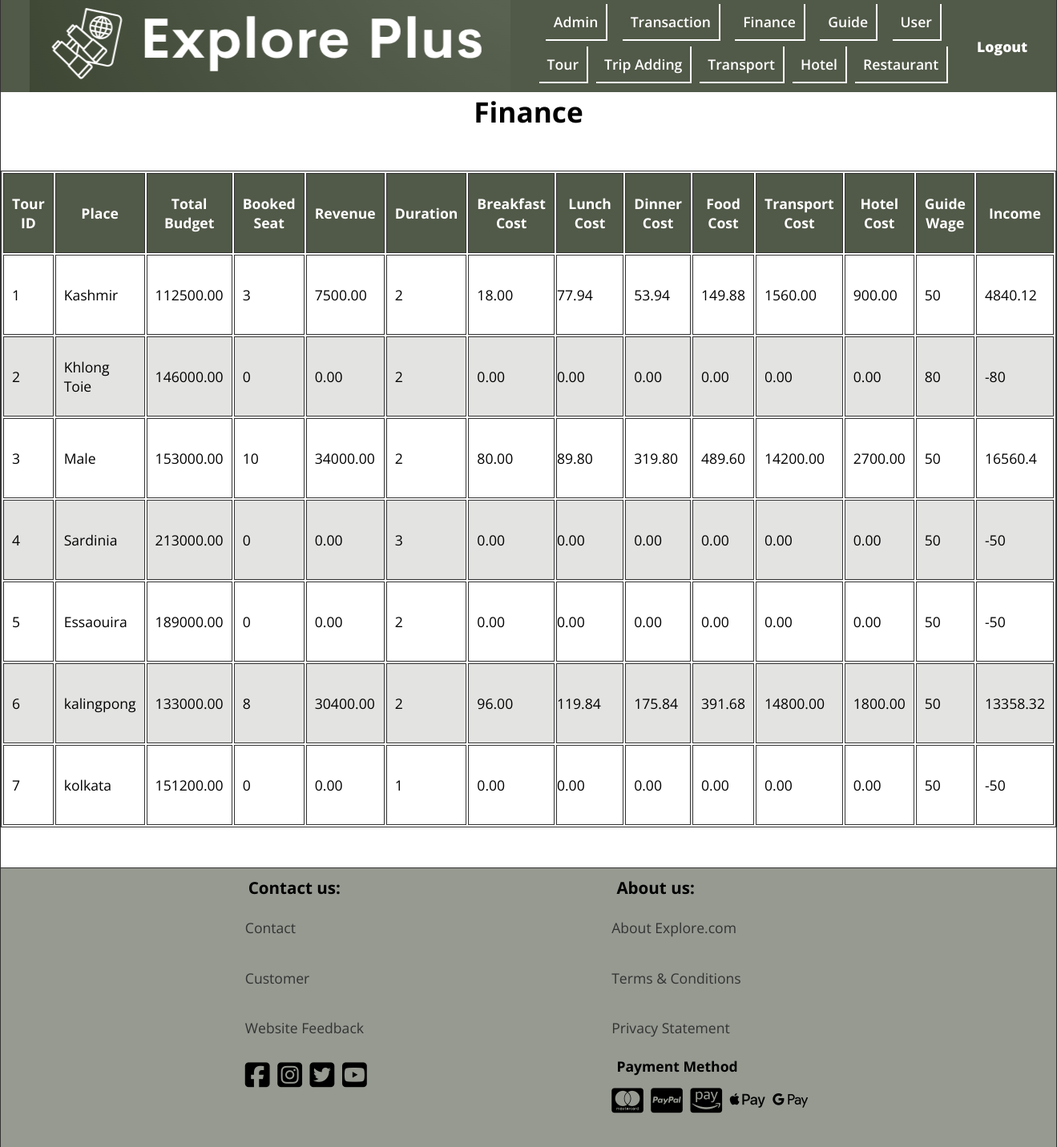
The app's page /Admin/finance.php with its own data.
### tables this page shows
CREATE TABLE `tour` (
  `tour_id` int(11) NOT NULL,
  `about` text DEFAULT NULL,
  `place_name` varchar(100) DEFAULT NULL,
  `country` varchar(50) DEFAULT NULL,
  `city` varchar(50) DEFAULT NULL,
  `budget` decimal(10,2) DEFAULT NULL,
  `available_seat` int(11) DEFAULT NULL,
  `start_date` datetime DEFAULT NULL,
  `finish_date` datetime DEFAULT NULL,
  `map` varchar(100) DEFAULT NULL,
  `FAQ` text DEFAULT NULL,
  `menu_id` int(11) DEFAULT NULL,
  `hotel_id` int(11) DEFAULT NULL,
  `guide_username` varchar(50) DEFAULT NULL,
  `photo` blob DEFAULT NULL,
  `continent` varchar(20) NOT NULL,
  `capacity` int(11) NOT NULL
);

### Admin/finance.php (the view, shortened to what this page needs)
<?php
$conn = mysqli_connect("localhost","root","","explore_plus");
$sql = "SELECT t.tour_id ,t.place_name ,t.budget*t.capacity as total_budget ,
       (t.capacity - t.available_seat) as booked_seat ,(IFNULL(t.budget,0)*(t.capacity - t.available_seat))as revenue ,
       DATEDIFF(t.finish_date,t.start_date)  as duration,(breakfast_item.bcost*(t.capacity - t.available_seat)*DATEDIFF(t.finish_date,t.start_date)) as break_cost,
            (lunch_item.lcost*(t.capacity - t.available_seat)*DATEDIFF(t.finish_date,t.start_date))  as lunch_cost,
            (dinner_item.dcost*(t.capacity - t.available_seat)*DATEDIFF(t.finish_date,t.start_date))  as dinner_cost,
            (breakfast_item.bcost*(t.capacity - t.available_seat)*DATEDIFF(t.finish_date,t.start_date)) + (lunch_item.lcost*(t.capacity - t.available_seat)*DATEDIFF(t.finish_date,t.start_date)) + (dinner_item.dcost*(t.capacity - t.available_seat)*DATEDIFF(t.finish_date,t.start_date)) as food_cost
            , (h.price*CEIL((t.capacity - t.available_seat)/4)*DATEDIFF(t.finish_date,t.start_date)) as hotel_cost,
              ((SELECT sum(tr.price) from transport tr where tr.tour_id IS NOT NULL and tr.tour_id=t.tour_id)*(t.capacity - t.available_seat))as trans_cost, g.wage as guide_cost
            from tour t
            left join enrollment e
            on t.tour_id = e.tour_id
            left join payment p
            on e.payment_id = p.payment_id
            inner join hotel h
            on t.hotel_id = h.hotel_id
            inner join menu
            on t.menu_id = menu.menu_id
            inner join menu_breakfast mb
            on menu.menu_id = mb.menu_id
            inner join breakfast_item
            on mb.breakfast = breakfast_item.breakfast
            inner join menu_lunch
            on menu.menu_id = menu_lunch.menu_id
            inner join lunch_item
            on menu_lunch.lunch = lunch_item.lunch
            inner join menu_dinner
            on menu.menu_id = menu_dinner.menu_id
            inner join dinner_item
            on menu_dinner.dinner = dinner_item.dinner
            inner join guide g
             on g.username = t.guide_username
            group by t.tour_id";
$result = mysqli_query($conn,$sql);
$tours = mysqli_fetch_all($result,MYSQLI_ASSOC);
?>
<!DOCTYPE html>
<html lang="en">
<head>
    <link rel="stylesheet" href="../css/style.css">
    <link rel="stylesheet" href="https://cdnjs.cloudflare.com/ajax/libs/font-awesome/6.5.1/css/all.min.css" />
</head>
<body>
<header class="header admin">
    <div class="header__logo">
        <figure>
            <img src="../img/logo3.png" alt="logo" title="logo" height="115" width="600">
        </figure>
    </div>
    <nav class="header__nav nav__admin">
        <ul class="header__ul header__admin">
            <li><a href="admin.php">Admin</a></li>
            <li><a href="transaction.php">Transaction</a></li>
            <li><a href="finance.php">Finance</a></li>
            <li><a href="guide.php">Guide</a></li>
            <li><a href="user_list.php">User</a></li>
        </ul>
        <ul class="header__ul header__admin">
            <li><a href="tour_condition.php">Tour</a></li>
            <li><a href="trip_crud/trip_adding.php">Trip Adding</a></li>
            <li><a href="transportation_info.php">Transport</a></li>
            <li><a href="hotel_info.php">Hotel</a></li>
            <li><a href="restaurant_info.php">Restaurant</a></li>
        </ul>
    </nav>
    <div class="admin__logout"><a href="admin_login.php">Logout</a></div>
</header>
<main class="main main__table-container">
    <h1 class="center">Finance</h1>
    <table class="main__table">
        <thead>
        <tr>
            <th id="hotel-id" scope="col" class="table__head">Tour ID</th>
            <th id="type" scope="col" class="table__head">Place</th>
            <th id="name" scope="col" class="table__head">Total <br> Budget</th>
            <th id="price" scope="col" class="table__head">Booked<br>Seat</th>
            <th id="available-room" scope="col" class="table__head">Revenue</th>
            <th id="place" scope="col" class="table__head">Duration</th>
            <th id="map" scope="col" class="table__head">Breakfast <br> Cost</th>
            <th id="map" scope="col" class="table__head">Lunch <br> Cost</th>
            <th id="map" scope="col" class="table__head">Dinner <br> Cost</th>
            <th id="map" scope="col" class="table__head">Food <br> Cost</th>
            <th id="picture" scope="col" class="table__head">Transport <br> Cost</th>
            <th id="edit" scope="col" class="table__head">Hotel <br> Cost</th>
            <th id="edit" scope="col" class="table__head">Guide <br> Wage</th>
            <th id="edit" scope="col" class="table__head">Income</th>
        </tr>
        </thead>
        <tbody class="table__body">
        <?php foreach ($tours as $tour): ?>
            <tr>
                <td class="table__item"><?php echo htmlspecialchars($tour['tour_id'])?></td>
                <td class="table__item"><?php echo htmlspecialchars($tour['place_name'])?></td>
                <td class="table__item"><?php echo htmlspecialchars($tour['total_budget'])?></td>
                <td class="table__item"><?php echo htmlspecialchars($tour['booked_seat'])?></td>
                <td class="table__item"><?php echo htmlspecialchars($tour['revenue'])?></td>
                <td class="table__item"><?php echo htmlspecialchars($tour['duration'])?></td>
                <td class="table__item"><?php echo htmlspecialchars($tour['break_cost'])?></td>
                <td class="table__item"><?php echo htmlspecialchars($tour['lunch_cost'])?></td>
                <td class="table__item"><?php echo htmlspecialchars($tour['dinner_cost'])?></td>
                <td class="table__item"><?php echo htmlspecialchars($tour['food_cost'])?></td>
                <td class="table__item"><?php echo htmlspecialchars($tour['trans_cost'])?></td>
                <td class="table__item"><?php echo htmlspecialchars($tour['hotel_cost'])?></td>
                <td class="table__item"><?php echo htmlspecialchars($tour['guide_cost'])?></td>
                <td class="table__item"><?php echo ($tour['revenue'] - $tour['food_cost'] - $tour['trans_cost'] - $tour['hotel_cost'] - $tour['guide_cost'])?></td>
            </tr>
        <?php endforeach; ?>
        </tbody>
    </table>
</main>
<footer class="footer admin-foot">
    <div class="footer__contact">
        <h3 class="footer__h3">Contact us:</h3>
        <ul class="footer__ul">
            <li><a href="../footerPage/contact_us.html">Contact</a></li>
            <li><a href="../footerPage/customer.html">Customer</a></li>
            <li><a href="../footerPage/website_feedback.php">Website Feedback</a></li>
        </ul>
        <div class="footer__icons">
            <i class="fa-brands fa-square-facebook"></i>
            <i class="fa-brands fa-square-instagram"></i>
            <i class="fa-brands fa-square-twitter"></i>
            <i class="fa-brands fa-square-youtube"></i>
        </div>
    </div>
    <div class="footer__about">
        <h3 class="footer__h3">About us:</h3>
        <ul class="footer__ul">
            <li><a href="../footerPage/about__us.html">About Explore.com</a></li>
            <li><a href="../footerPage/terms_condition.html">Terms &amp; Conditions</a></li>
            <li><a href="../footerPage/privacy_statement.html">Privacy Statement</a></li>
        </ul>
        <h4 class="footer__h3">Payment Method</h4>
        <div class="footer__icons">
            <i class="fa-brands fa-cc-mastercard"></i>
            <i class="fa-brands fa-cc-paypal"></i>
            <i class="fa-brands fa-cc-amazon-pay"></i>
            <i class="fa-brands fa-apple-pay"></i>
            <i class="fa-brands fa-google-pay"></i>
        </div>
    </div>
</footer>

### css/style.css (style rules this page uses)
*, *::after, *::before { margin: 0; padding: 0; box-sizing: border-box; }
img { display: block; max-width: 100%; height: auto; }
:root { --FF: 'Open Sans', sans-serif; --FS: clamp(1rem,2.2vh,1.5rem); --FS-BIG: 2rem; --FF-HEADING: 'Fugus One', 'Cursive'; --BGCOLOR: #f5f8fe; --BGCOLOR-FADE: #0c93a7; --BGCOLOR-FADE-MAX: #61aeac; --FOOTER-BGCOLOR: #accfd5; --COLOR: #f9efa0; --COLOR-FADE: rgba(248, 223, 171, 0.41); --BODY-BGCOLOR: #fff; --FONT-COLOR: #000; --LIST-BGCOLOR: #f5f7f8; --BORDER-COLOR: #333; --BGIMAGE: linear-gradient(to bottom,var(--BGCOLOR),var(--BGCOLOR-FADE)); --BGIMAGE-MAX: linear-gradient(to bottom,var(--BGCOLOR),var(--BGCOLOR-FADE),var(--BGCOLOR-FADE-MAX)); --HEIGHTLIGHT-BGCOLOR: #439fa8; --HIGHLIGHT-COLOR: #fff; --HEADER-COLOR: #fff; --HEADER-BGCOLOR: #000; --NAV-BGCOLOR: #fff; --HERO-BGCOLOR: rgba(51,178,51,0.75); --BUTTON-BGCOLOR: #000; --BUTTON-COLOR: #fff; --HEADER-LINK-COLOR: #fff; --HEADER-LINK-HOVER: #ffffff; --LINK-COLOR: #333; --LINK-HOVER: rgba(51, 51, 51, 0.5); --ADMIN-BGCOLOR: #515948; --ADMIN-FOOTER-COLOR: rgba(64, 72, 55, 0.55); --BORDER: 1px solid var(--BORDER-COLOR); --BORDER-RADIUS: 15px; --BORDER-LITE-RADIUS: 5px; --PADDING-TB: 0.25em; --PADDING-SIDE: 2.5%; --MARGIN: clamp(1em,2.5vh,1.5em); --TEST1 : #020202; --TEST2: yellow; --TEST3: green; --TEST4: blue; --TEST5: purple; }
.center { text-align: center; }
html { scroll-behavior: smooth; font-size: var(--FS); font-family: var(--FF); background-color: var(--BGCOLOR); background-image: var(--BGIMAGE); background-repeat: no-repeat; background-size: cover; }
body { background-color: var(--BODY-BGCOLOR); min-height: 100vh; max-height: 800vh; min-width: 1200px; margin: 0 auto; border-left: var(--BORDER); border-right: var(--BORDER); box-shadow: 0 0 10px var(--BORDER-COLOR); }
a:any-link { color: var(--LINK-COLOR); text-decoration: none; }
.header { display: flex; justify-content: space-evenly; align-items: center; background-color: #439fa8;; position: sticky; top: 0; z-index: 1; }
.header__ul { font-weight: 600; min-width: 500px; display: flex; justify-content: space-evenly; align-items: center; gap: 10px; padding-bottom: 7px; }
.header__ul li { padding: 10px; border-right: 2px solid white; border-bottom: 2px solid white; }
.admin__logout a { font-weight: 900; color: #ffffff; }
.footer { position: relative; bottom: 0; display: flex; justify-content: space-evenly; border-top: var(--BORDER); background-color: var(--FOOTER-BGCOLOR); padding: var(--PADDING-TB); }
.footer li { padding: 1.1em 0; list-style-type: none; }
.footer__icons { padding-top: 0.5em; padding-bottom: 2em; align-items: center; }
.footer__icons i { font-size: 2rem; padding-right: 5px; }
.footer__h3 { padding: var(--PADDING-TB) var(--PADDING-SIDE); }
.header__ul { list-style-type: none; }
.header__ul a:any-link { color: var(--HEADER-LINK-COLOR); }
.main { min-height: 70vh; }
.main__table { margin: 50px auto; border: var(--BORDER); }
.main__table tr { height: 100px; }
.table__head, .table__item { padding: 10px; border: var(--BORDER); }
.table__body tr:nth-child(even) { background-color: #e3e3e2; }
.table__head { background-color: var(--ADMIN-BGCOLOR); color: var(--HIGHLIGHT-COLOR); }
.table__body td:nth-child(8) { width: 150px; height: 100px; padding: 0; }
.admin { background-color: var(--ADMIN-BGCOLOR); }
.admin-foot { background-color: var(--ADMIN-FOOTER-COLOR); }

### records on screen
tour: tour_id "1", place_name "Kashmir", total_budget "112500.00", booked_seat "3", revenue "7500.00", duration "2", break_cost "18.00", lunch_cost "77.94", dinner_cost "53.94", food_cost "149.88", trans_cost "1560.00", hotel_cost "900.00", guide_cost "50", guide_cost "4840.12"
tour: tour_id "2", place_name "Khlong Toie", total_budget "146000.00", booked_seat "0", revenue "0.00", duration "2", break_cost "0.00", lunch_cost "0.00", dinner_cost "0.00", food_cost "0.00", trans_cost "0.00", hotel_cost "0.00", guide_cost "80", guide_cost "-80"
tour: tour_id "3", place_name "Male", total_budget "153000.00", booked_seat "10", revenue "34000.00", duration "2", break_cost "80.00", lunch_cost "89.80", dinner_cost "319.80", food_cost "489.60", trans_cost "14200.00", hotel_cost "2700.00", guide_cost "50", guide_cost "16560.4"
tour: tour_id "4", place_name "Sardinia", total_budget "213000.00", booked_seat "0", revenue "0.00", duration "3", break_cost "0.00", lunch_cost "0.00", dinner_cost "0.00", food_cost "0.00", trans_cost "0.00", hotel_cost "0.00", guide_cost "50", guide_cost "-50"
tour: tour_id "5", place_name "Essaouira", total_budget "189000.00", booked_seat "0", revenue "0.00", duration "2", break_cost "0.00", lunch_cost "0.00", dinner_cost "0.00", food_cost "0.00", trans_cost "0.00", hotel_cost "0.00", guide_cost "50", guide_cost "-50"
tour: tour_id "6", place_name "kalingpong", total_budget "133000.00", booked_seat "8", revenue "30400.00", duration "2", break_cost "96.00", lunch_cost "119.84", dinner_cost "175.84", food_cost "391.68", trans_cost "14800.00", hotel_cost "1800.00", guide_cost "50", guide_cost "13358.32"
tour: tour_id "7", place_name "kolkata", total_budget "151200.00", booked_seat "0", revenue "0.00", duration "1", break_cost "0.00", lunch_cost "0.00", dinner_cost "0.00", food_cost "0.00", trans_cost "0.00", hotel_cost "0.00", guide_cost "50", guide_cost "-50"
